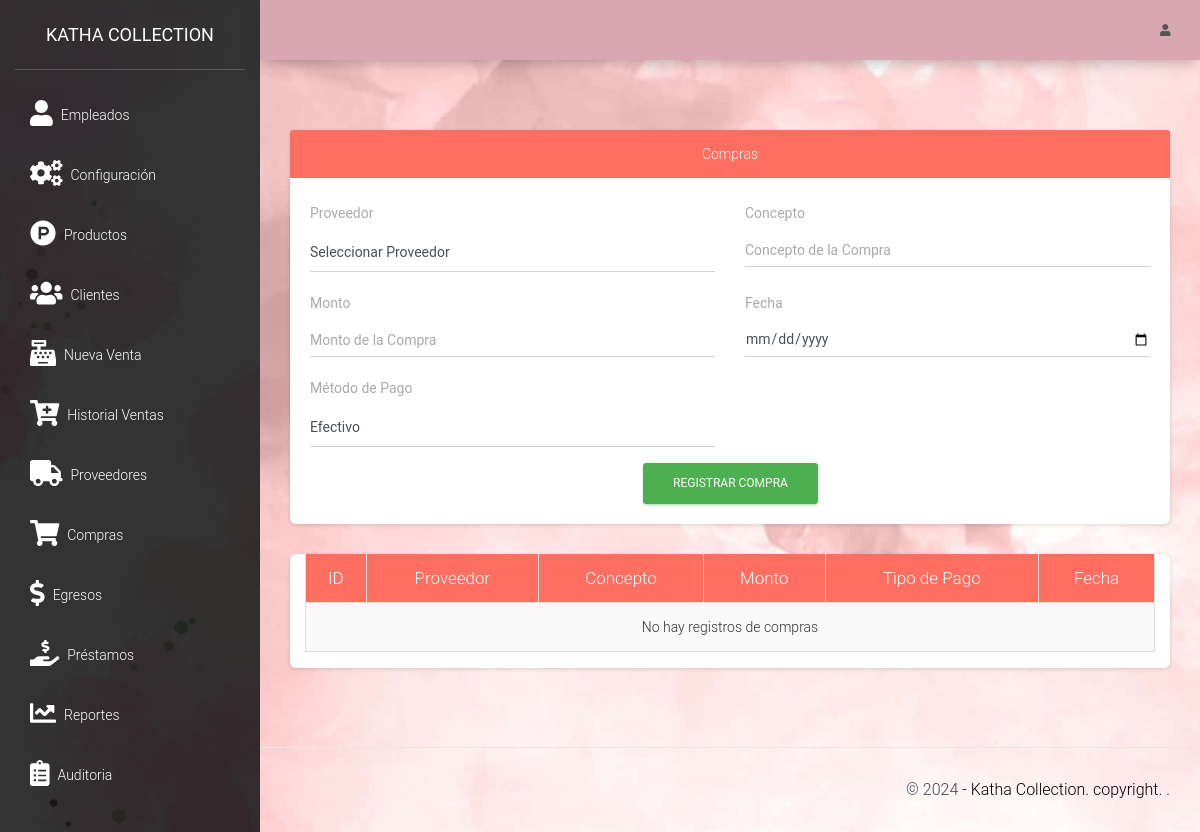
The page /src/compras.php (signed in) on the database as committed earlier.
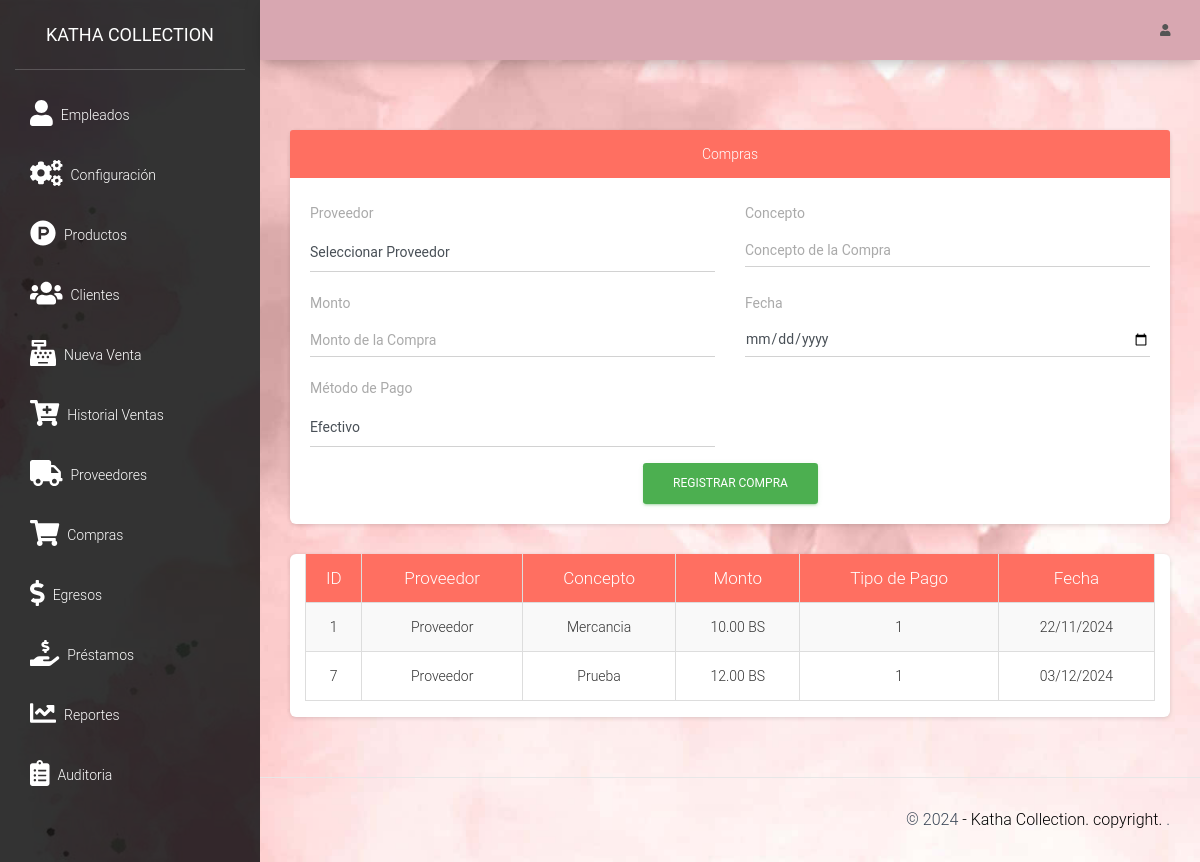
The same page on the database as committed later.
### tables this page shows
CREATE TABLE `compras` (
  `idcompra` int(11) NOT NULL,
  `proveedor_id` int(11) NOT NULL,
  `concepto` varchar(255) NOT NULL,
  `monto` decimal(10,2) NOT NULL,
  `fecha` date NOT NULL,
  `tipo_pago` int(11) NOT NULL DEFAULT 1
);

CREATE TABLE `proveedor` (
  `idproveedor` int(11) NOT NULL,
  `nombre` varchar(100) NOT NULL,
  `telefono` varchar(15) NOT NULL,
  `direccion` varchar(255) NOT NULL,
  `email` varchar(100) DEFAULT NULL,
  `rif` varchar(20) NOT NULL,
  `idUser` int(11) NOT NULL,
  `created_at` timestamp NOT NULL DEFAULT current_timestamp(),
  `updated_at` timestamp NOT NULL DEFAULT current_timestamp() ON UPDATE current_timestamp()
);

### src/compras.php (the view, shortened to what this page needs)
<?php
include "../conexion.php";
?>
<?php include_once "includes/header.php"; ?>
<div class="card">
<div class="card-header text-white text-center" style="background: #FF6F61;">
        Compras
    </div>
    <div class="card-body">
        <form action="" method="post" autocomplete="off">
            <div class="row">
                <div class="col-md-6">
                    <div class="form-group">
                        <label for="proveedor">Proveedor</label>
                        <select name="proveedor" id="proveedor" class="form-control">
                            <option value="">Seleccionar Proveedor</option>
                        </select>
                    </div>
                </div>
                <div class="col-md-6">
                    <div class="form-group">
                        <label for="concepto">Concepto</label>
                        <input type="text" name="concepto" id="concepto" class="form-control"
                            placeholder="Concepto de la Compra">
                    </div>
                </div>
                <div class="col-md-6">
                    <div class="form-group">
                        <label for="monto">Monto</label>
                        <input type="number" step="0.01" name="monto" id="monto" class="form-control"
                            placeholder="Monto de la Compra">
                    </div>
                </div>
                <div class="col-md-6">
                    <div class="form-group">
                        <label for="fecha">Fecha</label>
                        <input type="date" name="fecha" id="fecha" class="form-control" min="<?php echo date('Y-m-d'); ?>">
                    </div>
                </div>
                <div class="col-md-6">
                    <div class="form-group">
                        <label for="tipo_pago">Método de Pago</label>
                        <select name="tipo_pago" id="tipo_pago" class="form-control">
                        <option value="1">Efectivo</option>
                        </select>
                    </div>
                </div>
                <div class="col-md-12 text-center">
                    <button type="submit" class="btn btn-success">Registrar Compra</button>
                </div>
            </div>
        </form>
    </div>
</div>
<div class="card">
    <div class="col-md-12">
        <div class="table-responsive">
            <table class="table table-striped table-bordered" id="tbl">
                <thead style="background: #FF6F61; color: white;">
                    <tr>
                        <th class="text-center">ID</th>
                        <th class="text-center">Proveedor</th>
                        <th class="text-center">Concepto</th>
                        <th class="text-center">Monto</th>
                        <th class="text-center">Tipo de Pago</th>
                        <th class="text-center">Fecha</th>
                    </tr>
                </thead>
                <tbody>
                    <?php
                    $query = mysqli_query($conexion, "SELECT c.idcompra, p.nombre AS proveedor, c.concepto, c.monto, c.tipo_pago, c.fecha
                                      FROM compras c
                                      INNER JOIN proveedor p ON c.proveedor_id = p.idproveedor");
                    $rows = mysqli_num_rows($query);
                    if ($rows > 0) {
                        while ($data = mysqli_fetch_assoc($query)) {
                            $formatted_date = date("d/m/Y", strtotime($data['fecha']));
                            echo "<tr>
                    <td class='text-center'>{$data['idcompra']}</td>
                    <td class='text-center'>{$data['proveedor']}</td>
                    <td class='text-center'>{$data['concepto']}</td>
                    <td class='text-center'>{$data['monto']} BS</td>
                    <td class='text-center'>{$data['tipo_pago']}</td>
                    <td class='text-center'>{$formatted_date}</td>
                  </tr>";
                        }
                    } else {
                        echo "<tr>
                <td colspan='6' class='text-center'>No hay registros de compras</td>
              </tr>";
                    }
                    ?>
                </tbody>
            </table>
        </div>
    </div>
</div>
<?php include_once "includes/footer.php"; ?>

Rows that differ between the two databases and show on the page:
added compras: idcompra "1", proveedor.nombre "Proveedor", concepto "Mercancia", monto "10.00", tipo_pago "1", fecha "22/11/2024"
added compras: idcompra "7", proveedor.nombre "Proveedor", concepto "Prueba", monto "12.00", tipo_pago "1", fecha "03/12/2024"
Other text that changed with them:
text no longer shown: "No hay registros de compras"
